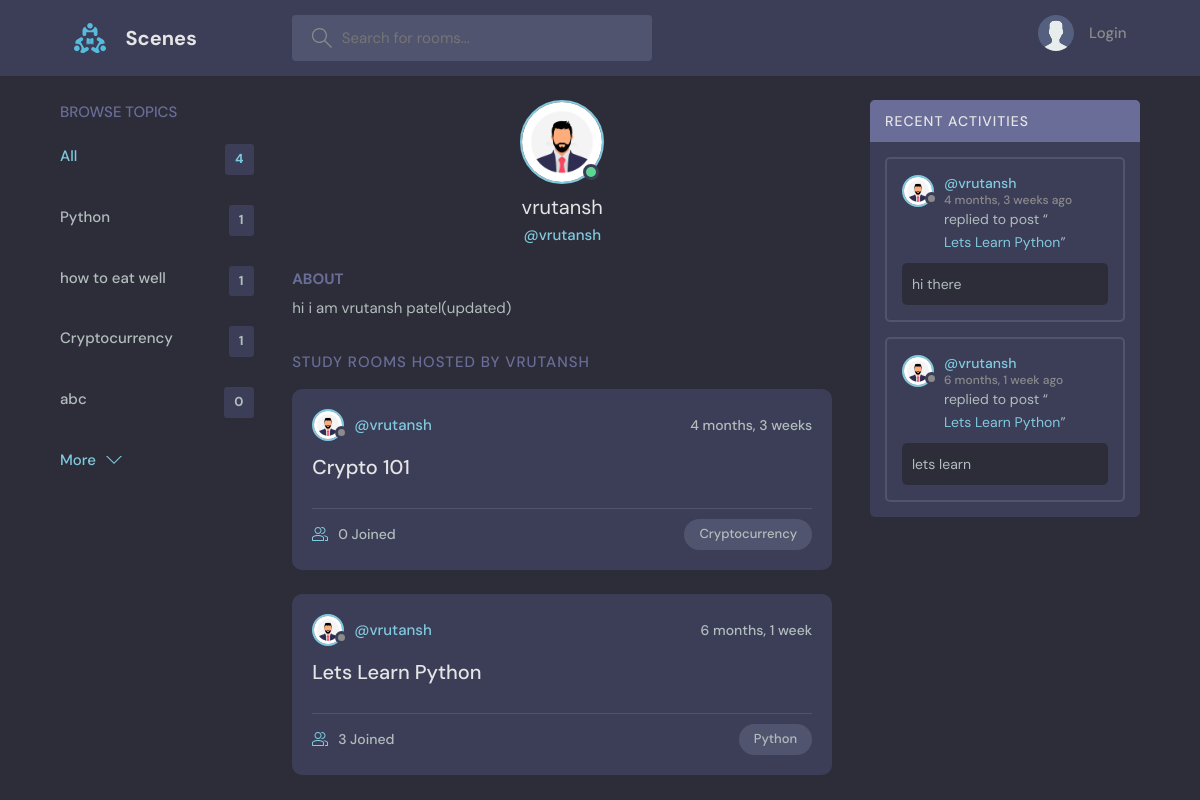
Page /profile/1/ on the committed database.
### base/models.py (models this page shows, shortened)
class Topic(models.Model):
    name = models.CharField(max_length=200)

class User(AbstractUser):
    name = models.CharField(max_length=200, null=True)
    email = models.EmailField(unique=True, null=True)
    bio = models.TextField(null=True)
    avatar = models.ImageField(null=True, default="avatar.svg")
    USERNAME_FIELD = 'email'
    REQUIRED_FIELDS = []

class Room(models.Model):
    host = models.ForeignKey(User, on_delete=models.SET_NULL, null=True)
    topic = models.ForeignKey(Topic, on_delete=models.SET_NULL, null=True)
    name = models.CharField(max_length=200)
    description = models.TextField(null = True, blank = True)
    participants = models.ManyToManyField(User, related_name='participants', blank=True)
    upated = models.DateTimeField(auto_now = True)
    created = models.DateTimeField(auto_now_add = True)
    class Meta:
           ordering = ['-upated', '-created']
    def __str__(self):
        return self.name

class Message(models.Model):
    user = models.ForeignKey(User, on_delete=models.CASCADE)
    room = models.ForeignKey(Room, on_delete=models.CASCADE)
    body = models.TextField()
    upated = models.DateTimeField(auto_now = True)
    created = models.DateTimeField(auto_now_add = True)
    class Meta:
           ordering = ['-upated', '-created']

### base/views.py (the view)
# urls.py: path('profile/<str:pk>/', views.userProfile, name="user-profile"),
def userProfile(request, pk):
    user = User.objects.get(id=pk)
    rooms = user.room_set.all()
    room_messages = user.message_set.all()
    topics = Topic.objects.all()
    context = {'user': user, 'rooms': rooms, 'room_messages':room_messages, 'topics':topics}
    return render(request, 'base/profile.html', context)

### base/templates/base/profile.html (shortened to what this page needs)
{% extends 'main.html' %}
{% block content %}
  <main class="profile-page layout layout--3">
    <div class="container">
      {% include 'base/topics_components.html' %}
      <div class="roomList">
        <div class="profile">
          <div class="profile__avatar">
            <div class="avatar avatar--large active">
              <img src="{{user.avatar.url}}" />
            </div>
          </div>
          <div class="profile__info">
            <h3>{{user.username}}</h3>
            <p>@{{user.username}}</p>
          </div>
          <div class="profile__about">
            <h3>About</h3>
            <p>
              {{user.bio}}
            </p>
          </div>
        </div>
        <div class="roomList__header">
          <div>
            <h2>Study Rooms Hosted by {{user.username}}</a>
            </h2>
          </div>
        </div>
        {% include 'base/feed_component.html' %}
      </div>
      {% include 'base/activity_component.html' %}
    </div>
  </main>
{% endblock content %}

### templates/main.html (shortened to what this page needs)
<!DOCTYPE html>
{% load static %}
<html lang="en">
  <head>
    <link rel="stylesheet" href="{% static 'styles/style.css' %}" />
  </head>
  <body>
    {% include 'navbar.html' %}
    {% block content %}
    {% endblock %}
  </body>
</html>

### templates/navbar.html (shortened to what this page needs)
{% load static %}
<header class="header header--loggedIn">
    <div class="container">
      <a href="{% url 'home' %}" class="header__logo">
        <img src="{% static 'images/LOGO.svg' %}" />
        <h1>Scenes</h1>
      </a>
      <form class="header__search" method="GET" action="{% url 'home' %}">
        <label>
          <input name= "q" placeholder="Search for rooms..." />
        </label>
      </form>
      <nav class="header__menu">
        {% if request.user.is_authenticated%}
        <div class="header__user">
          <a href="{% url 'update-user' %}">
          <a href="{% url 'user-profile' request.user.id %}">
            <div class="avatar avatar--medium active">
              <img src="{{request.user.avatar.url}}" />
            </div>
            <p>{{request.user.username}}<span>@{{request.user.username}}</span></p>
          </a>
          <button class="dropdown-button">
            <svg version="1.1" xmlns="http://www.w3.org/2000/svg" width="32" height="32" viewBox="0 0 32 32">
              <title>chevron-down</title>
              <path d="M16 21l-13-13h-3l16 16 16-16h-3l-13 13z"></path>
            </svg>
          </button>
        </div>
        {% else %}
         <a href="{% url 'login' %}">
          <img src="{% static 'images//avatar.svg' %}" />
          <p>Login</p>
        </a>
             {% endif %}
      </nav>
    </div>
  </header>

### base/templates/base/topics_components.html
<div class="topics">
    <div class="topics__header">
      <h2>Browse Topics</h2>
    </div>
    <ul class="topics__list">
      <li>
        <a href="{% url 'home' %}" class="active">All <span>{{topics.count}}</span></a>
      </li>
        {% for topic in topics%}
      <li>
      <a href="{% url 'home' %}?q={{topic.name}}">{{topic.name}} <span>{{topic.room_set.all.count}}</span></a>
      </li>
       {% endfor %}
    </ul>
    <a class="btn btn--link" href="{% url 'topics' %}">
      More
      <svg version="1.1" xmlns="http://www.w3.org/2000/svg" width="32" height="32" viewBox="0 0 32 32">
        <title>chevron-down</title>
        <path d="M16 21l-13-13h-3l16 16 16-16h-3l-13 13z"></path>
      </svg>
    </a>
  </div>

### base/templates/base/feed_component.html (shortened to what this page needs)
{% for room in rooms  %}
<div class="roomListRoom">
   <div class="roomListRoom__header">
     <a href="{% url 'user-profile' room.host.id %}" class="roomListRoom__author">
       <div class="avatar avatar--small">
         <img src="{{room.host.avatar.url}}" />
       </div>
       <span>@{{room.host.username}}</span>
     </a>
     <div class="roomListRoom__actions">
       <span>{{room.created|timesince}}</span>
     </div>
   </div>
   <div class="roomListRoom__content">
     <a href="{% url 'room' room.id %}">{{room.name}}</a>
   </div>
   <div class="roomListRoom__meta">
     <a href="{% url 'room' room.id %}" class="roomListRoom__joined">
       {{room.participants.all.count}} Joined
     </a>
     <p class="roomListRoom__topic">{{room.topic.name}}</p>
   </div>
 </div>
{% endfor %}

### base/templates/base/activity_component.html (shortened to what this page needs)
<div class="activities">
  <div class="activities__header">
      <h2>Recent Activities</h2>
  </div>
  {% for message in room_messages %}
  <div class="activities__box">
      <div class="activities__boxHeader roomListRoom__header">
          <a href="{% url 'user-profile' message.user.id %}" class="roomListRoom__author">
              <div class="avatar avatar--small">
                  <img src="{{message.user.avatar.url}}" />
              </div>
              <p>
                  @{{message.user.username}}
                  <span>{{message.created|timesince}} ago</span>
              </p>
          </a>
      </div>
      <div class="activities__boxContent">
          <p>replied to post “<a href="{% url 'room' message.room.id %}">{{message.room}}</a>”</p>
          <div class="activities__boxRoomContent">{{message.body}}</div>
      </div>
  </div>
  {% endfor %}
</div>

### rows in the picture
Topic: name "Python", room_set.all.count "1"
Topic: name "how to eat well", room_set.all.count "1"
Topic: name "Cryptocurrency", room_set.all.count "1"
Topic: name "abc", room_set.all.count "0"
User: avatar (picture), username "vrutansh", bio "hi i am vrutansh patel(updated)", username "VRUTANSH"
Room: host.avatar (picture), host.username "vrutansh", created "4 months, 3 weeks", name "Crypto 101", participants.all.count "0", topic.name "Cryptocurrency"
Room: host.avatar (picture), host.username "vrutansh", created "6 months, 1 week", name "Lets Learn Python", participants.all.count "3", topic.name "Python"
Message: user.avatar (picture), user.username "vrutansh", created "4 months, 3 weeks", room "Lets Learn Python", body "hi there"
Message: user.avatar (picture), user.username "vrutansh", created "6 months, 1 week", room "Lets Learn Python", body "lets learn"

### other values in the picture
{{ topics.count }} "4"
